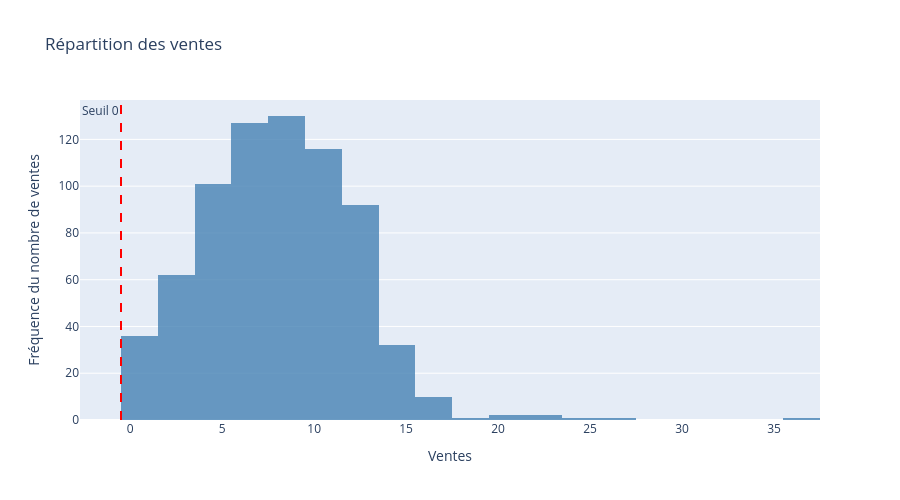

Source (notebook cell):
### Code cell
fig = px.histogram(df_merge,
    x="total_sales",
    nbins=30,
    title="Répartition des ventes",
    color_discrete_sequence=["steelblue"],
    opacity=0.8
)

fig.add_vline(
    x=-0.5,
    line_width=2,
    line_dash="dash",
    line_color="red",
    annotation_text="Seuil 0",
    annotation_position="top left"
)

fig.update_layout(
    xaxis_title="Ventes",
    yaxis_title="Fréquence du nombre de ventes",
    width=900,
    height=500
)

fig.show()

### Figure 1 — Plotly figure (JSON) as saved in the notebook; plotly's stock layout.template omitted (floating-point values rounded to 4 significant figures; data arrays with more than 128 entries replaced by an {"elided": "..."} marker saying what was removed)
{"data": [{"bingroup": "x", "hovertemplate": "total_sales=%{x}<br>count=%{y}<extra></extra>", "legendgroup": "", "marker": {"color": "steelblue", "opacity": 0.8, "pattern": {"shape": ""}}, "name": "", "nbinsx": 30, "orientation": "v", "showlegend": false, "type": "histogram", "x": {"elided": "714 float values"}, "xaxis": "x", "yaxis": "y"}], "layout": {"annotations": [{"showarrow": false, "text": "Seuil 0", "x": -0.5, "xanchor": "right", "xref": "x", "y": 1, "yanchor": "top", "yref": "y domain"}], "barmode": "relative", "height": 500, "legend": {"tracegroupgap": 0}, "shapes": [{"line": {"color": "red", "dash": "dash", "width": 2}, "type": "line", "x0": -0.5, "x1": -0.5, "xref": "x", "y0": 0, "y1": 1, "yref": "y domain"}], "title": {"text": "Répartition des ventes"}, "width": 900, "xaxis": {"anchor": "y", "domain": [0, 1], "title": {"text": "Ventes"}}, "yaxis": {"anchor": "x", "domain": [0, 1], "title": {"text": "Fréquence du nombre de ventes"}}}}
